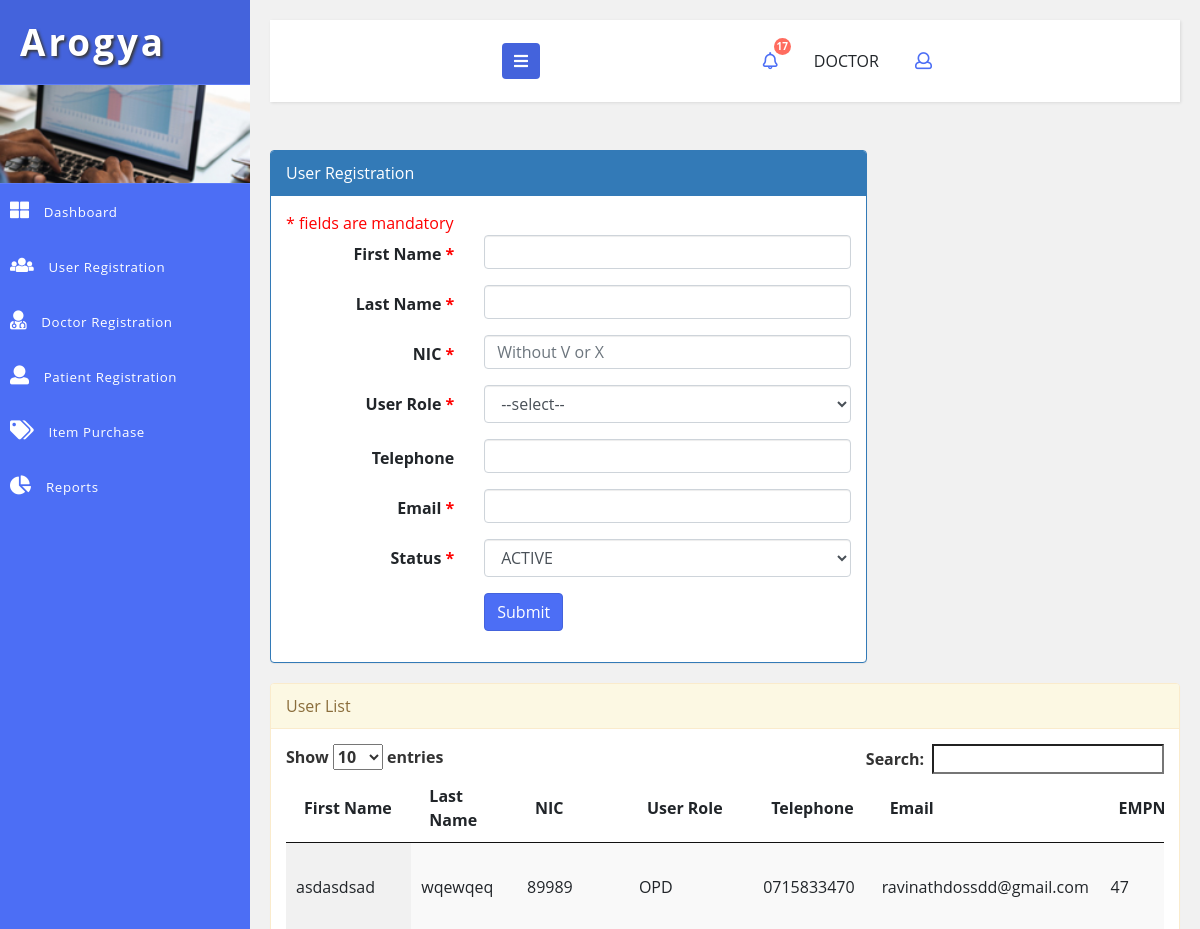
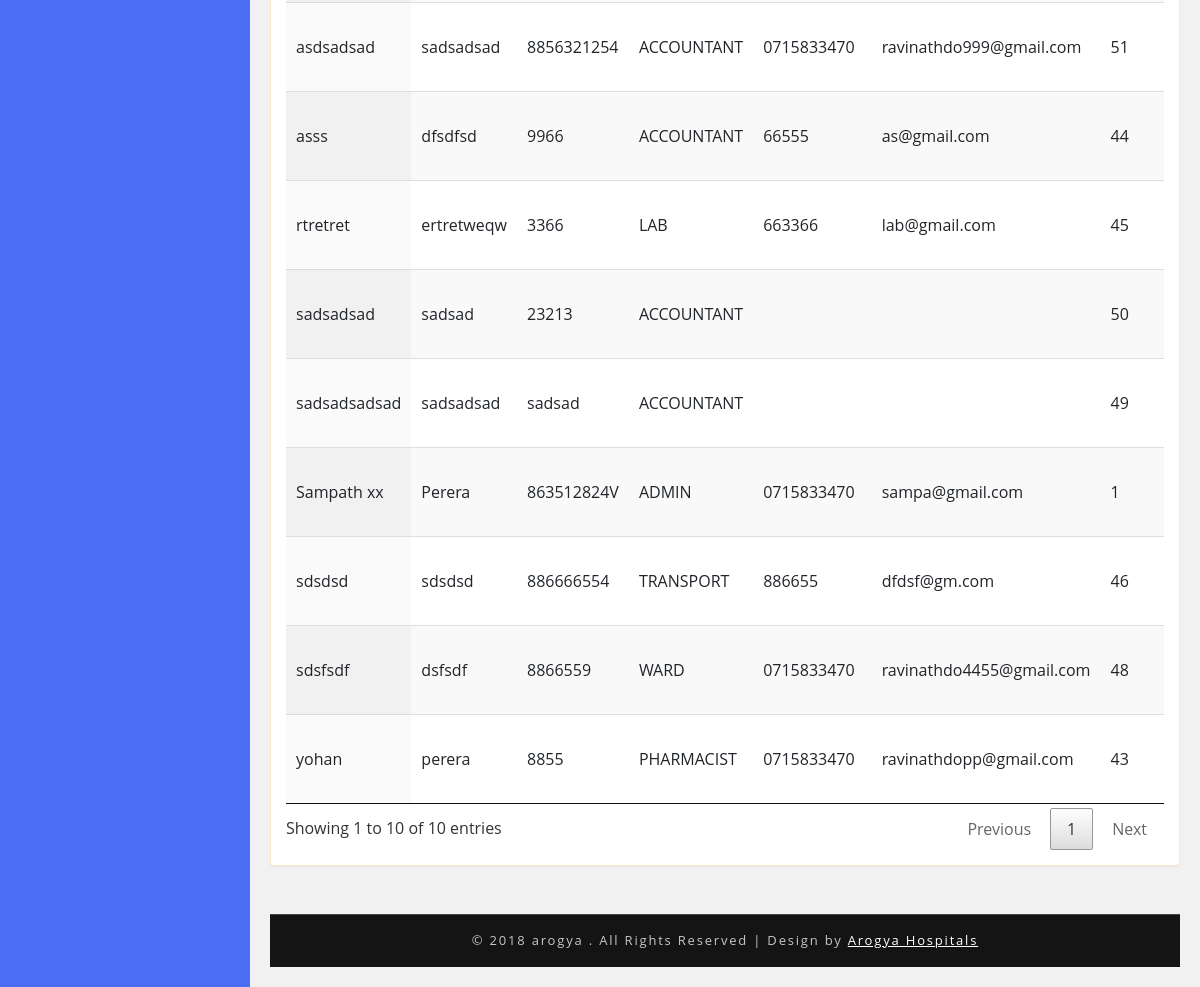
/admin/user-registration.php (signed in), run on the app's committed database (2 pictures, top to bottom).
### tables this page shows
CREATE TABLE `hms_user` (
  `id` int(5) NOT NULL AUTO_INCREMENT,
  `first_name` varchar(100) DEFAULT NULL,
  `last_name` varchar(100) DEFAULT NULL,
  `nic` varchar(12) DEFAULT NULL,
  `pword` text,
  `user_role` varchar(20) DEFAULT NULL,
  `telephone` varchar(20) DEFAULT NULL,
  `email` varchar(100) DEFAULT NULL,
  `empno` varchar(10) DEFAULT NULL,
  `status_code` varchar(20) DEFAULT NULL,
  `created_date` timestamp NOT NULL DEFAULT CURRENT_TIMESTAMP,
  `created_user` int(5) DEFAULT NULL,
  PRIMARY KEY (`id`),
  UNIQUE KEY `NewIndex1` (`nic`)
);

### DB.php (called while the page is built, shortened)
<?php
function getDBConnection() {
    $servername = "localhost";
    $username = "root";
    $password = "123";
    $db = "hmsdb";
    $conn = mysqli_connect($servername, $username, $password, $db);
    if (!$conn) {
        die("Connection failed: " . mysqli_connect_error());
    } else {
        return $conn;
    }
}
function getData($sql) {
    $conn = getDBConnection();
    $result = mysqli_query($conn, $sql);
    if (mysqli_num_rows($result) > 0) {
        return $result;
    } else {
        return FALSE;
    }
}
?>

### admin/user-registration.php (the view, shortened to what this page needs)
<?php
include '../DB.php';
?>
<!DOCTYPE html>
<html lang="en">
    <head>
        <link rel="stylesheet" href="https://maxcdn.bootstrapcdn.com/bootstrap/3.3.7/css/bootstrap.min.css">
        <link rel="stylesheet" href="https://maxcdn.bootstrapcdn.com/font-awesome/4.7.0/css/font-awesome.min.css">
        <link href="../css/bootstrap.css" rel="stylesheet" type="text/css" media="all" />
        <link href="../css/style.css" rel="stylesheet" type="text/css" media="all" />
        <link rel="stylesheet" href="../css/style4.css">
        <link href="../css/fontawesome-all.css" rel="stylesheet">
    </head>
    <body>
        <div class="wrapper">
            <nav id="sidebar">
                <div class="sidebar-header">
                    <h1>
                        <a href="#">Arogya</a>
                    </h1>
                </div>
                <div class="profile-bg"></div>
                <?php
                include_once '../_tree_admin.php';
                ?>
            </nav>
            <div id="content">
                <?php include_once '../_top_bar.php'; ?>
                <div class="blank-page-content">
                    <div class="row">
                        <div class="col-md-8">
                            <div class="panel panel-primary">
                                <div class="panel-heading ">User Registration</div>
                                <div class="panel-body">
                                         <form class="form-horizontal"  onsubmit="return inputValidate()" action="<?php $_SERVER['SERVER_NAME'] ?>/<?= $_SESSION['sitename'] ?>/admin/user-registration.php" method="post">
                                <span class="mando-msg">* fields are mandatory</span>
                                <div class="form-group">
                                    <label for="text" class="control-label col-xs-4">First Name <span class="mando-msg">*</span></label>
                                    <div class="col-xs-8">
                                        <input id="first_name" name="first_name" type="text"  required="" class="form-control">
                                    </div>
                                </div>
                                <div class="form-group">
                                    <label for="text1" class="control-label col-xs-4">Last Name <span class="mando-msg">*</span></label>
                                    <div class="col-xs-8">
                                        <input id="last_name" name="last_name" type="text" required="" class="form-control">
                                    </div>
                                </div>
                                <div class="form-group">
                                    <label for="text2" class="control-label col-xs-4">NIC <span class="mando-msg">*</span></label>
                                    <div class="col-xs-8">
                                        <input id="nic" name="nic" type="number" required="" class="form-control" placeholder="Without V or X">
                                    </div>
                                </div>
                                <div class="form-group">
                                    <label for="select" class="control-label col-xs-4">User Role <span class="mando-msg">*</span></label>
                                    <div class="col-xs-8">
                                        <select id="select" name="user_role" required="" class="select form-control">
                                            <option value="">--select--</option>
                                        </select>
                                    </div>
                                </div>
                                <div class="form-group">
                                    <label for="text3" class="control-label col-xs-4">Telephone</label>
                                    <div class="col-xs-8">
                                        <input id="text3" name="telephone" type="text" class="form-control">
                                    </div>
                                </div>
                                <div class="form-group">
                                    <label for="text4" class="control-label col-xs-4">Email <span class="mando-msg">* </span></label>
                                    <div class="col-xs-8">
                                        <input id="text4" name="email" type="email" class="form-control">
                                    </div>
                                </div>
                                <div class="form-group">
                                    <label for="select1" class="control-label col-xs-4">Status <span class="mando-msg">*</span></label>
                                    <div class="col-xs-8">
                                        <select id="select1" name="status_code" class="select form-control">
                                            <option value="ACTIVE">ACTIVE</option>
                                        </select>
                                    </div>
                                </div>
                                <div class="form-group row">
                                    <div class="col-xs-offset-4 col-xs-8">
                                        <button name="btnReg" type="submit"  class="btn btn-primary">Submit</button>
                                    </div>
                                </div>
                            </form>
                                </div>
                            </div>
                        </div>
                        <div class="col-md-4"></div>
                    </div>
                    <div class="panel panel-warning">
                        <div class="panel-heading ">User List</div>
                        <div class="panel-body">
                                  <table id="example" class="display table-responsive" cellspacing="0" width="100%">
                        <thead>
                            <tr>
                                <th>First Name</th>
                                <th>Last Name</th>
                                <th>NIC</th>
                                <th>User Role</th>
                                <th>Telephone</th>
                                <th>Email</th>
                                <th>EMPNO</th>
                            </tr>
                        </thead>
                        <tbody>
                            <?php
                            $sql = " SELECT * FROM hms_user ";
                            $resultx = getData($sql);
                            if ($resultx != FALSE) {
                                while ($row = mysqli_fetch_assoc($resultx)) {
                                    ?>
                                    <tr>
                                        <td><?= $row['first_name'] ?></td>
                                        <td><?= $row['last_name'] ?></td>
                                        <td><?= $row['nic'] ?></td>
                                        <td><?= $row['user_role'] ?></td>
                                        <td><?= $row['telephone'] ?></td>
                                        <td><?= $row['email'] ?></td>
                                        <td><?= $row['id'] ?></td>
                                    </tr>
                                    <?php
                                }
                            }
                            ?>
                        </tbody>
                    </table>
                        </div>
                    </div>
                </div>
                <?php include '../_footer.php'; ?>
            </div>
        </div>
        <link href="../css/jquery.dataTables.min.css" rel="stylesheet" type="text/css"/>
    </body>
</html>

### css/style.css (style rules this page uses)
html, body { margin: 0; font-size: 100%; font-family: 'Open Sans', sans-serif; background: #fff; }
.blank-page-content { min-height: 480px; }
.mando-msg { color: red; }
body a { text-decoration: none; transition: 0.5s all; -webkit-transition: 0.5s all; -moz-transition: 0.5s all; -o-transition: 0.5s all; -ms-transition: 0.5s all; }
input[type="button"], button[type="submit"] { transition: 0.5s all; -webkit-transition: 0.5s all; -moz-transition: 0.5s all; -o-transition: 0.5s all; -ms-transition: 0.5s all; }
h1, h2, h3, h4, h5, h6 { margin: 0; font-weight: 700; }
label { margin: 0; }
.profile-bg { border: 1px solid #5d7cf7; border-left: none; border-right: none; background: url(../images/menu1.jpg)no-repeat 0px 0px; -webkit-background-size: cover; -moz-background-size: cover; -o-background-size: cover; -ms-background-size: cover; background-size: cover; min-height: 100px; }
.table-responsive { display: block; width: 100%; overflow-x: auto; }
.btn-primary { color: #fff; background-color: #4c6ef5; border-color: #4463dc; }

### css/style4.css (style rules this page uses)
body { font-family: 'Open Sans', sans-serif; background: #f1f1f1; }
a, a:hover, a:focus { color: inherit; text-decoration: none; transition: all 0.3s; }
i, span { display: inline-block; }
.wrapper { display: flex; align-items: stretch; }
#sidebar { min-width: 250px; max-width: 250px; background: #4c6ef5; color: #fff; transition: all 0.3s; }
.sidebar-header h1 { font-size: 2.3em; letter-spacing: 3px; color: #fff; text-shadow: 2px 2px 3px #39393a; }
#sidebar .sidebar-header { padding: 20px; background: #4463dc; }
#content { padding: 20px; min-height: 100vh; transition: all 0.3s; overflow: hidden; width: 100%; }

### data on the page
hms_user: first_name "Sampath xx", last_name "Perera", nic "863512824V", user_role "ADMIN", telephone "0715833470", email "sampa@gmail.com", id "1"
hms_user: first_name "yohan", last_name "perera", nic "8855", user_role "PHARMACIST", telephone "0715833470", email "ravinathdopp@gmail.com", id "43"
hms_user: first_name "asss", last_name "dfsdfsd", nic "9966", user_role "ACCOUNTANT", telephone "66555", email "as@gmail.com", id "44"
hms_user: first_name "rtretret", last_name "ertretweqw", nic "3366", user_role "LAB", telephone "663366", email "lab@gmail.com", id "45"
hms_user: first_name "sdsdsd", last_name "sdsdsd", nic "886666554", user_role "TRANSPORT", telephone "886655", email "dfdsf@gm.com", id "46"
hms_user: first_name "asdasdsad", last_name "wqewqeq", nic "89989", user_role "OPD", telephone "0715833470", email "ravinathdossdd@gmail.com", id "47"
hms_user: first_name "sdsfsdf", last_name "dsfsdf", nic "8866559", user_role "WARD", telephone "0715833470", email "ravinathdo4455@gmail.com", id "48"
hms_user: first_name "sadsadsadsad", last_name "sadsadsad", nic "sadsad", user_role "ACCOUNTANT", id "49"
hms_user: first_name "sadsadsad", last_name "sadsad", nic "23213", user_role "ACCOUNTANT", id "50"
hms_user: first_name "asdsadsad", last_name "sadsadsad", nic "8856321254", user_role "ACCOUNTANT", telephone "0715833470", email "ravinathdo999@gmail.com", id "51"

### other printed values
$value['cnt'] "17"
$_SESSION['userbean']['user_role'] "DOCTOR"
